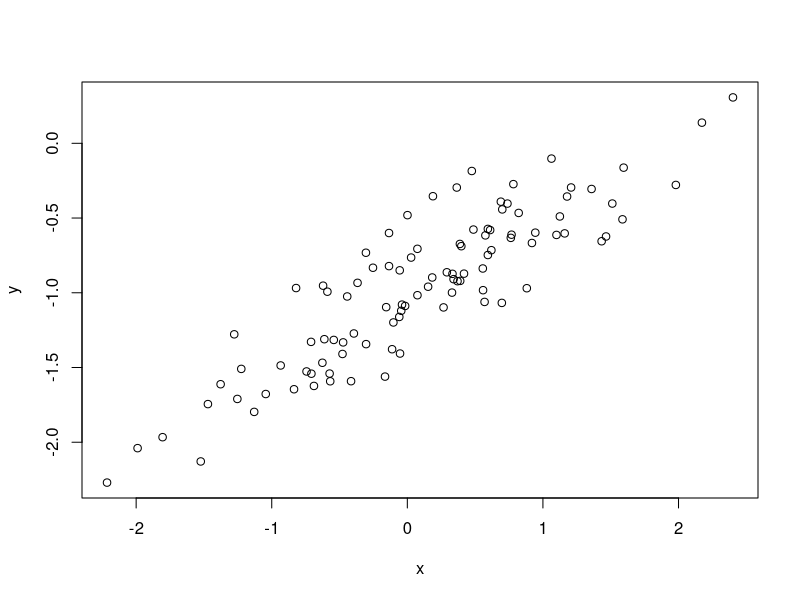

The R source for this figure: (Note: this script raises an error after producing the figure.)
# An introduction to statistical learning with applications in R, Exercise 3.7.13
# In this exercise we will create some simulated data and will fit simple linear regression models to it.

# a) Representing a feature X 
set.seed(1)
x=rnorm(100, mean=0,sd=1)

# b) 
eps = rnorm(100, mean=0, sd=0.25)

#c) 
y = -1 +0.5*x+eps
length(y)
#100
#b0 = -1, b1 = 0.5 in this model 

#d) 
plot(x,y)

#e)
lm.fit = lm(y ~ x)
summary(lm.fit)


#f) see notes 

#g) 
lm.fit2 = lm.fit(y~x+I(x^2))
summary(lm.fit2)
